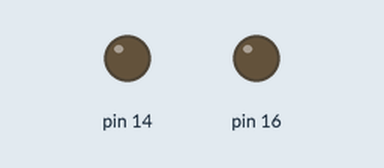
The sketch below on a simulated Arduino Uno, built with avr-gcc and run on an emulated ATmega328P. On the bench: output pins drawn as LEDs (lit = HIGH).

Above: at 0.1 s.
At 13.9 s:
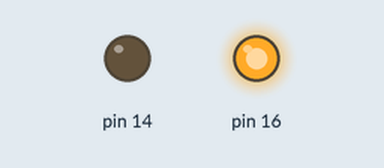
At 38.98 s:
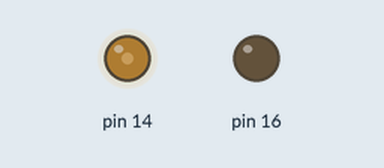
Timing chart, 0 to 40.0 s (numbered marks = the images above):
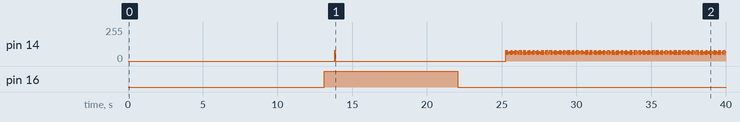

Measured:
- by itself, pin 16: LOW → HIGH at 13.1 s, → LOW 8.9 s later

The sketch:

StepperTest.ino
```cpp
#include "MillisStepper.h"

MillisStepper motor1 = MillisStepper(22, 23, 24, 25);

void setup()
{
   motor1.setFullRevSteps(210);
   motor1.setActive(true); // this can be put in either the setup or the loop
}

void loop()
{
  motor1.setRPM(70);
  motor1.doRun();
}
```

MillisStepper.h
```cpp
#include <Arduino.h>

class MillisStepper
{
  private: unsigned long lastRun = 0;
  private: unsigned long lastAcceleration = 0;
  private: unsigned int motorFullRevolutionSteps = 0;
  private: unsigned long stepInterval = 0;
  private: unsigned int motorRPMTarget = 0;
  private: unsigned int motorRPMCurrent = 0;
  private: unsigned const long oneMinuteDuration = 60000000;
  private: bool accelerationEnabled = true;
  private: bool motorActive = false;
  private: bool motorClockwise = true;
  private: bool motorMagnetsStillOn = false;
  private: byte stepProgress = 0;
  private: byte phase1A = 0;
  private: byte phase1B = 0;
  private: byte phase2A = 0;
  private: byte phase2B = 0;
  public: const String version = "1.0.0";


  public: MillisStepper(byte phase1A, byte phase1B, byte phase2A, byte phase2B) {
    this->phase1A = phase1A;
    this->phase1B = phase1B;
    this->phase2A = phase2A;
    this->phase2B = phase2B;
    this->doPinSetup();
    this->setOutputs(LOW, LOW, LOW, LOW);
  }


  private: void doPinSetup() {
    pinMode(this->phase1A, OUTPUT);
    pinMode(this->phase1B, OUTPUT);
    pinMode(this->phase2A, OUTPUT);
    pinMode(this->phase2B, OUTPUT);
  }


  private: void setOutputs(bool phase1A, bool phase1B, bool phase2A, bool phase2B) {
    digitalWrite(this->phase1A, phase1A);
    digitalWrite(this->phase1B, phase1B);
    digitalWrite(this->phase2A, phase2A);
    digitalWrite(this->phase2B, phase2B);
  }


  public: void setFullRevSteps(unsigned int b) {
    this->motorFullRevolutionSteps = b;
  }


  public: int getFullRevSteps() {
    return this->motorFullRevolutionSteps;
  }


  public: void setClockwise(bool b){
    if (this->motorClockwise != b)
      this->stepProgress = 0;
    this->motorClockwise = b;
  }


  public: bool getClockwise() {
    return this->motorClockwise;
  }


  public: void setActive(bool b) {
    this->motorActive = b;
  }


  public: bool getActive() {
    return this->motorActive;
  }


  public: void setRPM(unsigned int i) {
    if (this->motorRPMCurrent == i || (this->accelerationEnabled && this->motorRPMTarget == i )) return;

    if (this->accelerationEnabled) {
      this->motorRPMTarget = i;
    } else {
      this->motorRPMCurrent = i;
      this->stepInterval = this->oneMinuteDuration / (this->motorFullRevolutionSteps * this->motorRPMCurrent);
    }
  }


  public: int getRPM() {
    return this->motorRPMCurrent;
  }


  public: void doRun() {
    if (this->motorActive) {
      bool accelerationNecessary = this->accelerationEnabled && (this->motorRPMCurrent != this->motorRPMTarget);

      if (!accelerationNecessary && (this->motorRPMCurrent == 0 || !this->motorActive)) {
        if (this->motorMagnetsStillOn) {
          this->setOutputs(LOW, LOW, LOW, LOW);
          this->motorMagnetsStillOn = false;
        }
      } else {
        this->motorMagnetsStillOn = true;

        if (accelerationNecessary) {
          unsigned long waitingTime = millis() - this->lastAcceleration;
          unsigned int rpm = this->motorRPMCurrent;

          if (waitingTime > 20) {
            if (this->motorRPMTarget < this->motorRPMCurrent) {
              rpm -= 1;
            } else {
              rpm += 1;
            }

            this->accelerationEnabled = false;
            this->setRPM(rpm);
            this->accelerationEnabled = true;

            this->lastAcceleration = millis();
          }
        }

        unsigned long waitingTime = micros() - this->lastRun;

        if (waitingTime > this->stepInterval) {
          this->doStep();
          this->lastRun = micros();
        }
      }
    } else if (this->motorMagnetsStillOn) {
      this->setOutputs(LOW, LOW, LOW, LOW);
      this->motorMagnetsStillOn = false;
    }
  }


  public: void doStep() {
    if (this->stepProgress == 0) {
      if (this->motorClockwise)
        this->setOutputs(LOW, LOW, LOW, HIGH);
      else
        this->setOutputs(HIGH, LOW, LOW, LOW);
    }

    else if (this->stepProgress == 1) {
      if (this->motorClockwise)
        this->setOutputs(LOW, HIGH, LOW, LOW);
      else
        this->setOutputs(LOW, LOW, HIGH, LOW);
    }

    else if (this->stepProgress == 2) {
      if (this->motorClockwise)
        this->setOutputs(LOW, LOW, HIGH, LOW);
      else
        this->setOutputs(LOW, HIGH, LOW, LOW);
    }

    else if (this->stepProgress == 3) {
      if (this->motorClockwise)
        this->setOutputs(HIGH, LOW, LOW, LOW);
      else
        this->setOutputs(LOW, LOW, LOW, HIGH);
    }

    if (this->stepProgress < 3) {
      this->stepProgress += 1;
    } else {
      this->stepProgress = 0;
    }
  }
};
```
